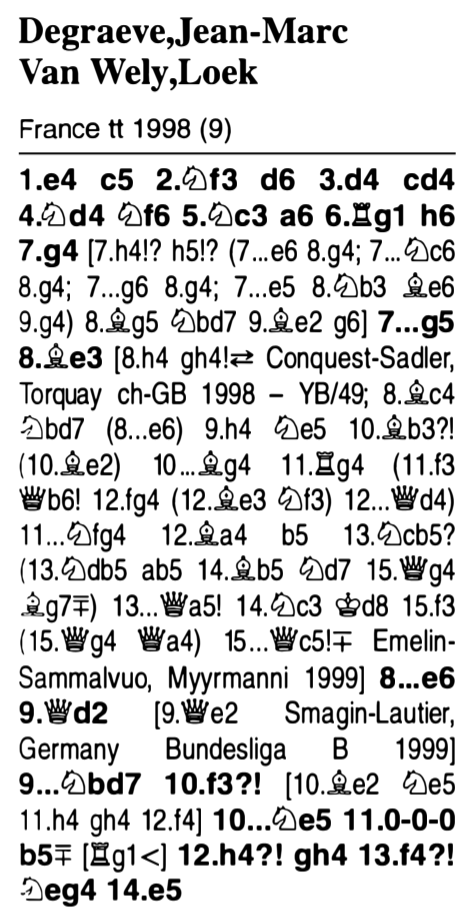
#> input picture test.png, 476 x 918 px, given in place of test.jpg, which was not available
$ python Test_tesseract.py
#> lines starting #> are read from the running program, lines starting #| are printed output that depends on the picture; after the words box and inside, x2 and y2 are one past the last pixel; in counts of white or black regions, pixels touching at a corner belong together; pictures that were not available may be replaced by others from this repository, and a replacement may not be noted
import cv2
import pytesseract
import numpy as np
import matplotlib.pyplot as plt
import matplotlib.image as mpimg

# This file is an attempt to open an image, apply some effects on it and use the tesseract librairy to get
# the text from the image


img = cv2.imread('test.jpg')
#> img is the input picture: shape (918, 476, 3); min 0, max 255, mean 215.1

# get grayscale image
def get_grayscale(image):
    return cv2.cvtColor(image, cv2.COLOR_BGR2GRAY)

# noise removal
def remove_noise(image):
    return cv2.medianBlur(image,5)

#thresholding
def thresholding(image):
    return cv2.threshold(image, 0, 255, cv2.THRESH_BINARY + cv2.THRESH_OTSU)[1]
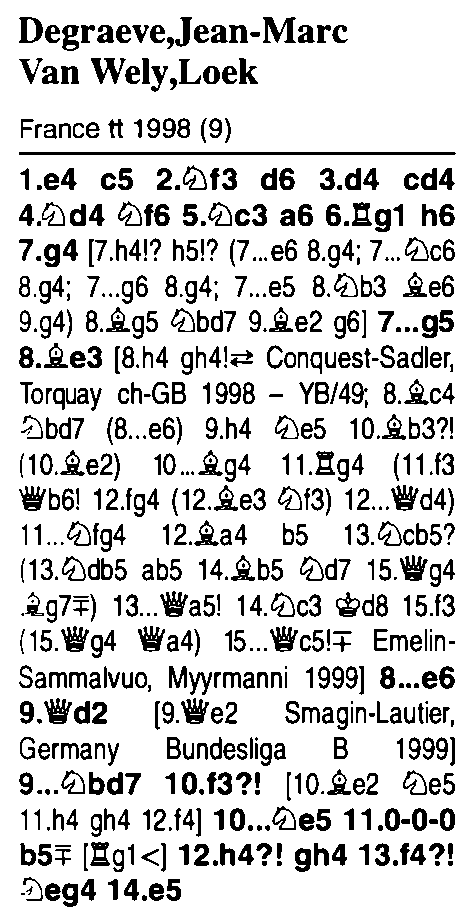
#> returned value: shape (918, 476); 83.3% white; 645 black regions (107 under 20 px), largest, box (x1, y1, x2, y2) and area: (19, 152, 456, 155) 1309, (263, 17, 296, 43) 450, (91, 58, 126, 84) 406

#dilation
def dilate(image):
    kernel = np.ones((5,5),np.uint8)
    return cv2.dilate(image, kernel, iterations = 1)

#erosion
def erode(image):
    kernel = np.ones((5,5),np.uint8)
    return cv2.erode(image, kernel, iterations = 1)

#opening - erosion followed by dilation
def opening(image):
    kernel = np.ones((5,5),np.uint8)
    return cv2.morphologyEx(image, cv2.MORPH_OPEN, kernel)
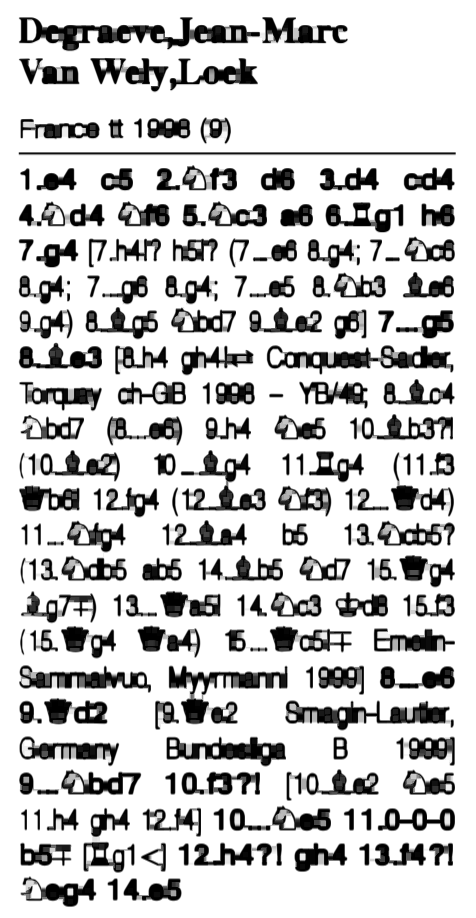
#> returned value: shape (918, 476); min 0, max 255, mean 202.9

#canny edge detection
def canny(image):
    return cv2.Canny(image, 100, 200)
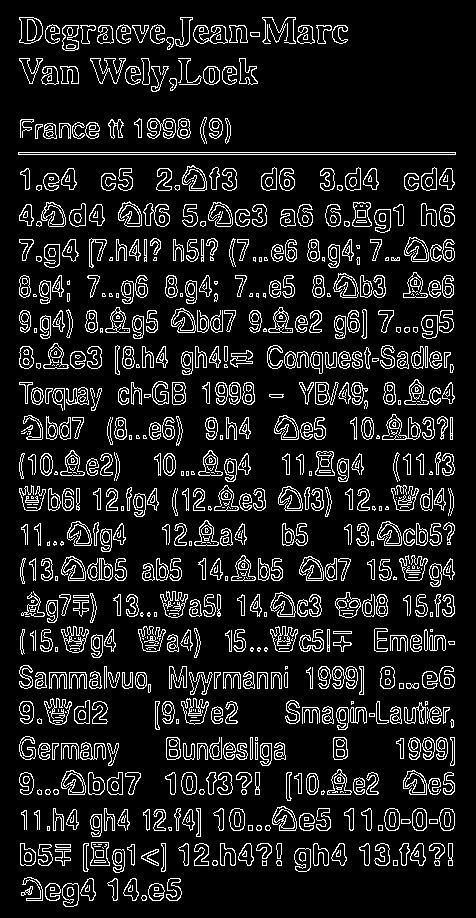
#> returned value: shape (918, 476); 11.4% white in thin lines or dots, all inside (x1, y1, x2, y2) = (18, 17, 456, 907)

#skew correction
def deskew(image):
    coords = np.column_stack(np.where(image > 0))
    angle = cv2.minAreaRect(coords)[-1]
    if angle < -45:
        angle = -(90 + angle)
    else:
        angle = -angle
    (h, w) = image.shape[:2]
    center = (w // 2, h // 2)
    M = cv2.getRotationMatrix2D(center, angle, 1.0)
    rotated = cv2.warpAffine(image, M, (w, h), flags=cv2.INTER_CUBIC, borderMode=cv2.BORDER_REPLICATE)
    return rotated

#template matching
def match_template(image, template):
    return cv2.matchTemplate(image, template, cv2.TM_CCOEFF_NORMED)

gray = get_grayscale(img)
thresh = thresholding(gray)
opening = opening(gray)
canny = canny(gray)


# Adding custom options
custom_config = r'--oem 3 --psm 6'
print("Sans traitement")
print(pytesseract.image_to_string(img, config=custom_config))
#> (this line was passed over: pytesseract is not available in this run)
print("Apres grayscling et thersolding")
print(pytesseract.image_to_string(thresh, config=custom_config))
#> (this line was passed over: pytesseract is not available in this run)
"""print("Apres grayscling et opening")
print(pytesseract.image_to_string(opening, config=custom_config))"""
"""
print("Apres grayscling et canny")
print(pytesseract.image_to_string(canny, config=custom_config))"""

#> (the run stopped early here; a loop or call above may not have finished)

$ run again, with trainibg_image.png copied over test.png
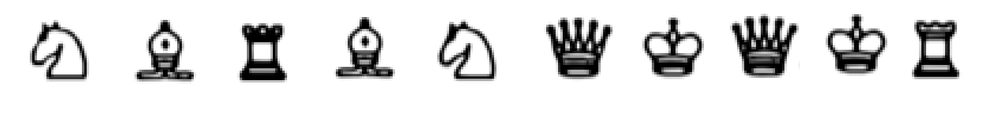
#> input picture trainibg_image.png, 1000 x 119 px, shrunk from 2111 x 251 before the run, given in place of test.jpg, which was not available
#> img is the input picture: shape (119, 1000, 3); mean B, G, R 225.7, 225.7, 225.7
#> in thresholding, `return cv2.threshold(image, 0, 255, cv2.THRESH_BINARY + cv2.THRESH_OTS..`:
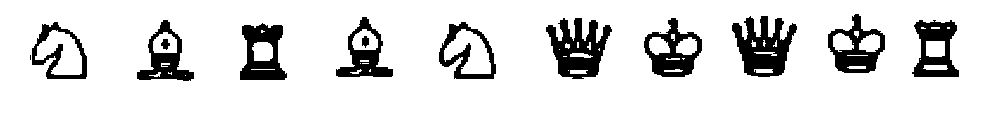
#> returned value: shape (119, 1000); 87% white; 14 black regions (2 under 20 px), largest, box (x1, y1, x2, y2) and area: (732, 16, 797, 77) 2251, (546, 18, 612, 79) 2214, (240, 23, 287, 80) 1615
#> in canny, `return cv2.Canny(image, 100, 200)`:
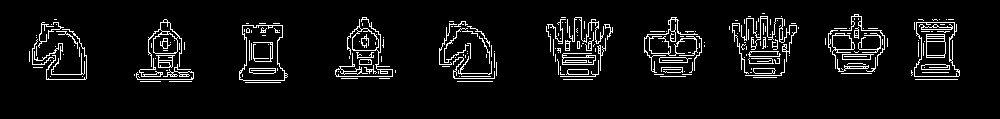
#> returned value: shape (119, 1000); 6.2% white in thin lines or dots, all inside (x1, y1, x2, y2) = (29, 13, 960, 83)
